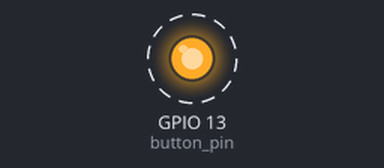
The sketch below on a simulated ESP32. Shown: output pins drawn as LEDs (lit = HIGH). Dashed ring = blinking. What the sketch prints to the serial monitor is not drawn.

Above: at 0.05 s.
Timing chart, 0 to 3.0 s (numbered marks = the images above):
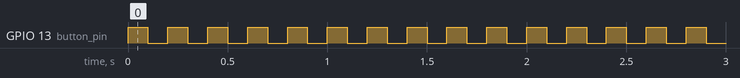

The sketch:

esp_blue_led.ino
```cpp
/*# include "BluetoothSerial.h"
BluetoothSerial SerialBT;
*/
int button_pin = 13;

void setup() {
  // put your setup code here, to run once:
  Serial.begin(9600);
 // SerialBT.begin("Esp32");
  pinMode(button_pin, OUTPUT);
  Serial.println("Bluetooth started! Connecting ...");
}

void loop() {
  // put your main code here, to run repeatedly:
  /*
  if (Serial.available()){
    SerialBT.write(Serial.read());

  }
  if (Serial.available()){
    Serial.write(SerialBT.read());
  }
  */
  digitalWrite(button_pin, HIGH);
  delay(100);
  digitalWrite(button_pin, LOW);
  delay(100);
}
```

Measured:
- by itself, GPIO 13 (button_pin): alternates HIGH for 0.10 s and LOW for 0.10 s
